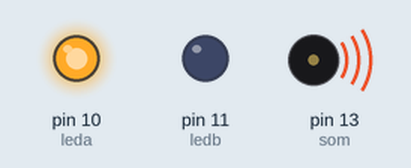
Recording of a sketch running on a simulated Arduino Uno, built for the host (arithmetic inside an expression is 32-bit, double 64-bit). Shown: output pins drawn as LEDs (lit = HIGH), buzzer (waves = sounding).

Above: at 0.05 s.
At 2.88 s:
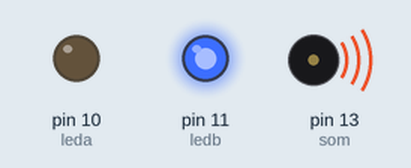
Timing chart, 0 to 3.2 s (numbered marks = the images above):
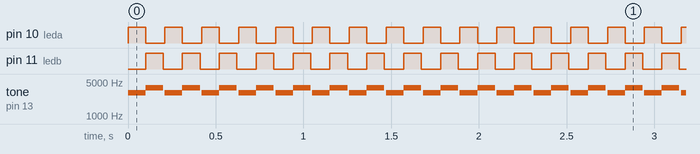

Measured:
- by itself, pin 10 (leda), pin 11 (ledb): alternates HIGH for 0.10 s and LOW for 0.11 s
- by itself, tone on pin 13 (som): repeats every 0.21 s: 3830 Hz 0.10 s, silent 0.01 s, 2999 Hz 0.10 s

The sketch:

piano_ino_ino.ino
```cpp
/*:...........................PIANO ARDUINO.........................
..........................ADILMAR COELHO DANTAS.....................
..........................akanehar@gmail.com........................*/

#include <CapacitiveSensorDue.h>

int leda = 10;
int ledb = 11;
int som = 13;

CapacitiveSensorDue cs_4_2 = CapacitiveSensorDue(4,2);	        // ligue um resitor ao pino 4 e 2 e uma ligacao ao pino 2 para o sensor capacitivo
CapacitiveSensorDue cs_4_6 = CapacitiveSensorDue(4,6);
//CapacitiveSensorDue cs_4_8 = CapacitiveSensorDue(4,8);
void setup()
{
	Serial.begin(9600);
         pinMode(leda, OUTPUT);
         pinMode(ledb, OUTPUT);
         pinMode(som,OUTPUT);
}

void loop()
{
	long start = millis();
	long total1 = cs_4_2.read(30);
	long total2 = cs_4_6.read(30);
	//long total3 = cs_4_8.read(30);

	//Serial.print(millis() - start);	// check on performance in milliseconds

        if(total1 != -1){
        //Serial.print("\n");				// tab character for debug windown spacing
	//Serial.print("a");
        tone(13,2999,800);
        digitalWrite(leda, HIGH);   // turn the LED on (HIGH is the voltage level)
        delay(100);               // wait for a second
        digitalWrite(leda, LOW);


	}

        if(total2 != -1){
         //Serial.print("\n");
         //Serial.print("s");
         tone(13,3830,100);
         digitalWrite(ledb, HIGH);   // turn the LED on (HIGH is the voltage level)
         delay(100);               // wait for a second
         digitalWrite(ledb, LOW);


   }
	delay(10);
}
```
